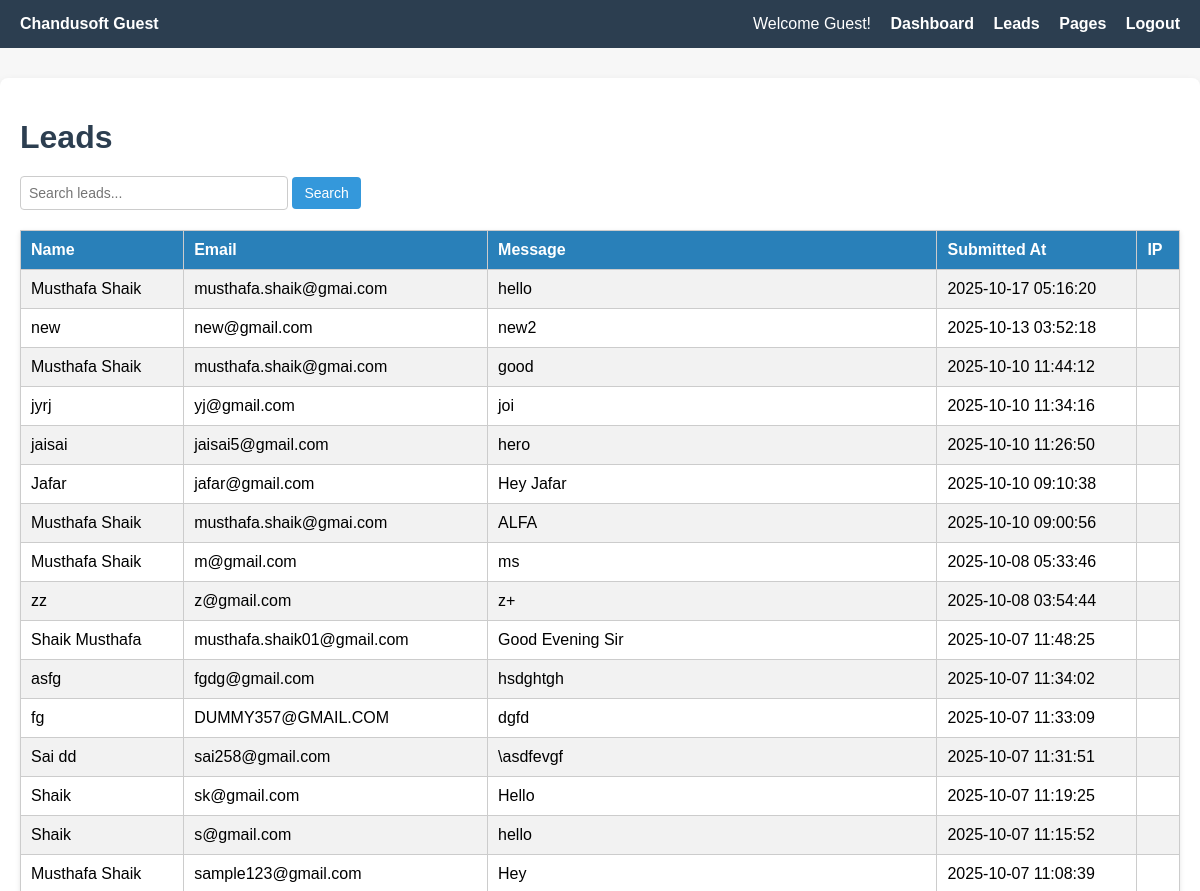
The page /admin/admin-leads.php (signed in, upper part) on the database as committed earlier.
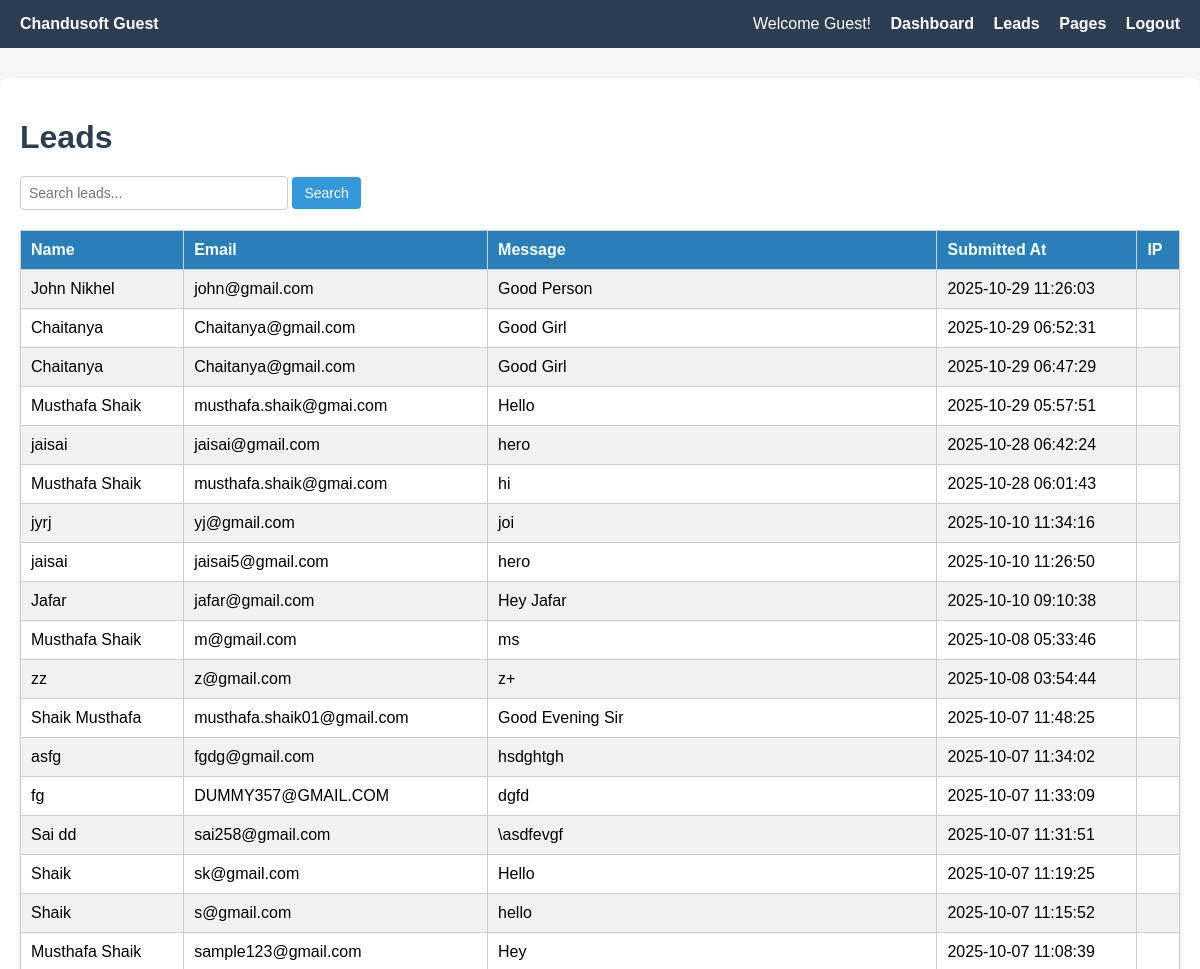
The same page on the database as committed later.
### tables this page shows
CREATE TABLE `leads` (
  `id` int unsigned NOT NULL AUTO_INCREMENT,
  `name` varchar(100) NOT NULL,
  `email` varchar(100) NOT NULL,
  `message` text NOT NULL,
  `created_at` timestamp NULL DEFAULT CURRENT_TIMESTAMP,
  `IP` varchar(45) DEFAULT NULL,
  PRIMARY KEY (`id`)
);

### admin/admin-leads.php (the view, shortened to what this page needs)
    <?php
$host = 'localhost';
$dbUser = 'root';
$dbPass = '';
$dbName = 'chandusoft';
$conn = new mysqli($host, $dbUser, $dbPass, $dbName);
$search = $_GET['search'] ?? '';
$search = trim($search);
if ($search !== '') {
    if (preg_match('/^[%_]+$/', $search)) {
        $resultLatest = $conn->query("SELECT * FROM leads WHERE 1=0");
    } else {
        $stmt = $conn->prepare("
            SELECT * FROM leads
            WHERE id LIKE ? OR name LIKE ? OR email LIKE ? OR message LIKE ?
            ORDER BY id DESC
        ");
        $likeSearch = "%$search%";
        $stmt->bind_param("ssss", $likeSearch, $likeSearch, $likeSearch, $likeSearch);
        $stmt->execute();
        $resultLatest = $stmt->get_result();
    }
} else {
    $resultLatest = $conn->query("SELECT * FROM leads ORDER BY id DESC");
}
$user = $_SESSION['user'];
$role = htmlspecialchars(ucfirst($user['role'] ?? 'Guest'));
?>
<!DOCTYPE html>
<html>
<head>
</head>
<body>
<div class="navbar">
    <div><strong>Chandusoft <?= $role ?></strong></div>
    <div class="links">
        Welcome <?= $role ?>!
        <a href="/app/dashboard.php">Dashboard</a>
        <a href="/admin/admin-leads.php">Leads</a>
        <a href="/admin/pages.php">Pages</a>
        <a href="/admin/logout.php">Logout</a>
    </div>
    </div>
<div class="content">
    <h1>Leads</h1>
    <form method="get" class="search-form">
        <input type="text" name="search" placeholder="Search leads..." value="<?= htmlspecialchars($search) ?>">
        <input type="submit" value="Search">
    </form>
    <table>
    <tr>
        <th>Name</th>
        <th>Email</th>
        <th>Message</th>
        <th>Submitted At</th>
        <th>IP</th>
    </tr>
    <?php if ($resultLatest && $resultLatest->num_rows > 0): ?>
        <?php while($row = $resultLatest->fetch_assoc()): ?>
            <tr>
                <td><?= htmlspecialchars($row['name']) ?></td>
                <td><?= htmlspecialchars($row['email']) ?></td>
                <td><?= htmlspecialchars($row['message']) ?></td>
                <td><?= htmlspecialchars($row['created_at']) ?></td>
                <td><?= !empty($row['IP']) ? htmlspecialchars($row['IP']) : '' ?></td>
            </tr>
        <?php endwhile; ?>
    <?php endif; ?>
</table>
</div>
</body>
</html>

Rows that differ between the two databases and show on the page:
removed leads: name "Musthafa Shaik", email "musthafa.shaik@gmai.com", message "hello", created_at "2025-10-17 05:16:20"
removed leads: name "new", email "new@gmail.com", message "new2", created_at "2025-10-13 03:52:18"
removed leads: name "Musthafa Shaik", email "musthafa.shaik@gmai.com", message "good", created_at "2025-10-10 11:44:12"
removed leads: name "Musthafa Shaik", email "musthafa.shaik@gmai.com", message "ALFA", created_at "2025-10-10 09:00:56"
added leads: name "John Nikhel", email "john@gmail.com", message "Good Person", created_at "2025-10-29 11:26:03"
added leads: name "Chaitanya", email "Chaitanya@gmail.com", message "Good Girl", created_at "2025-10-29 06:52:31"
added leads: name "Chaitanya", email "Chaitanya@gmail.com", message "Good Girl", created_at "2025-10-29 06:47:29"
added leads: name "Musthafa Shaik", email "musthafa.shaik@gmai.com", message "Hello", created_at "2025-10-29 05:57:51"
added leads: name "jaisai", email "jaisai@gmail.com", message "hero", created_at "2025-10-28 06:42:24"
added leads: name "Musthafa Shaik", email "musthafa.shaik@gmai.com", message "hi", created_at "2025-10-28 06:01:43"
